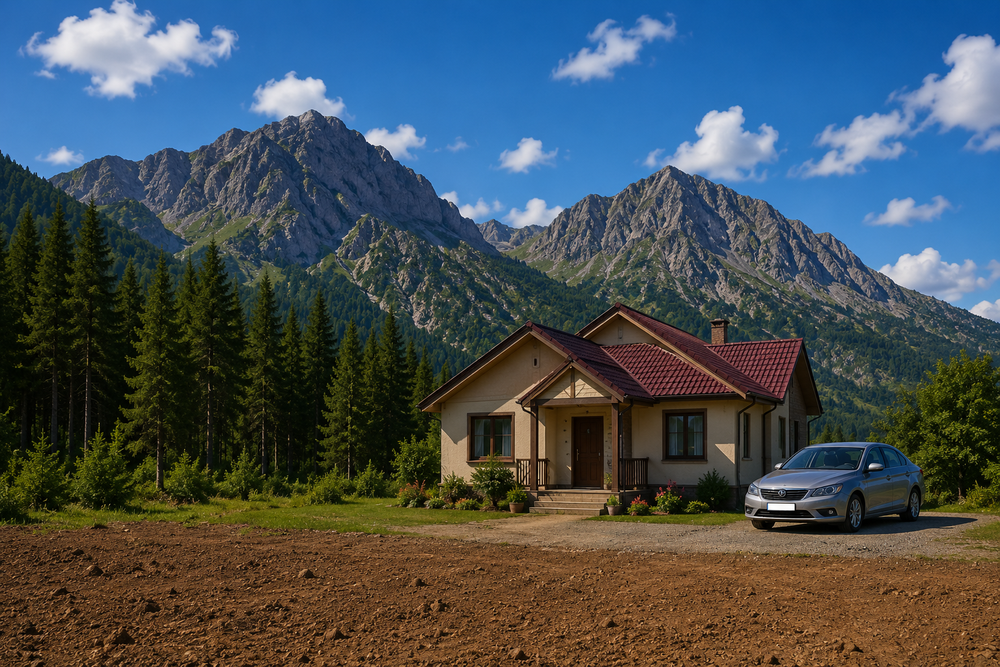
#> input picture Session 6/image.png, 1000 x 667 px, shrunk from 1536 x 1024 before the run
$ jupyter execute 3-Segmentation.ipynb
#> lines starting #> are read from the running program, lines starting #| are printed output that depends on the picture
<div dir="rtl" style="direction:rtl; text-align:right; font-family:'Segoe UI', Arial, sans-serif; font-size:16px; line-height:2; background:#e0f7fa; border-right:6px solid #00838f; padding:20px 24px; margin:10px 0; border-radius:8px;">

<h2 style="color:#006064;">التجزئة باستخدام SLIC — البكسلات الفائقة (Superpixels)</h2>

<p><strong>SLIC (Simple Linear Iterative Clustering)</strong> هو خوارزمية تجزئة تُقسّم الصورة إلى مناطق صغيرة ومتماسكة تُسمى <strong>Superpixels</strong>، وهي أكبر من البكسل الواحد لكن أصغر من الكائنات في الصورة.</p>

<p>تعتمد SLIC على نسخة معدَّلة من K-Means تعمل في فضاء <strong>CIELAB للألوان</strong> مضاف إليه <strong>الموضع المكاني</strong>، مما يجعل كل Superpixel متماسكاً لونياً وشكلياً.</p>

<table style="width:100%; border-collapse:collapse; text-align:right; direction:rtl; margin-top:10px;">
  <tr style="background:#b2ebf2;">
    <th style="padding:8px; border:1px solid #4dd0e1;">المعامل</th>
    <th style="padding:8px; border:1px solid #4dd0e1;">الوصف</th>
  </tr>
  <tr><td style="padding:8px; border:1px solid #4dd0e1;"><code>n_segments</code></td><td style="padding:8px; border:1px solid #4dd0e1;">العدد التقريبي للـ Superpixels</td></tr>
  <tr><td style="padding:8px; border:1px solid #4dd0e1;"><code>compactness</code></td><td style="padding:8px; border:1px solid #4dd0e1;">الموازنة بين اللون والموضع — قيمة أعلى = شكل أكثر انتظاماً</td></tr>
  <tr><td style="padding:8px; border:1px solid #4dd0e1;"><code>sigma</code></td><td style="padding:8px; border:1px solid #4dd0e1;">مقدار التمويه الأولي لتقليل الضجيج</td></tr>
</table>

<p style="margin-top:12px;"><strong>الفائدة:</strong> تُستخدم Superpixels كمرحلة مسبقة (Pre-processing) قبل خوارزميات التجزئة الأكثر تعقيداً لتقليل عدد الوحدات المعالجة وتسريع التنفيذ.</p>

</div>

[cell 1]
from skimage.segmentation import slic, mark_boundaries
from skimage.io import imread
import matplotlib.pyplot as plt

image = imread("image.png")
#> image is the input picture: shape (667, 1000, 3); mean R, G, B 69.4, 80.5, 86.5

segments = slic(
    image,
    n_segments=50,
    compactness=10,
    sigma=1,
    start_label=0
)
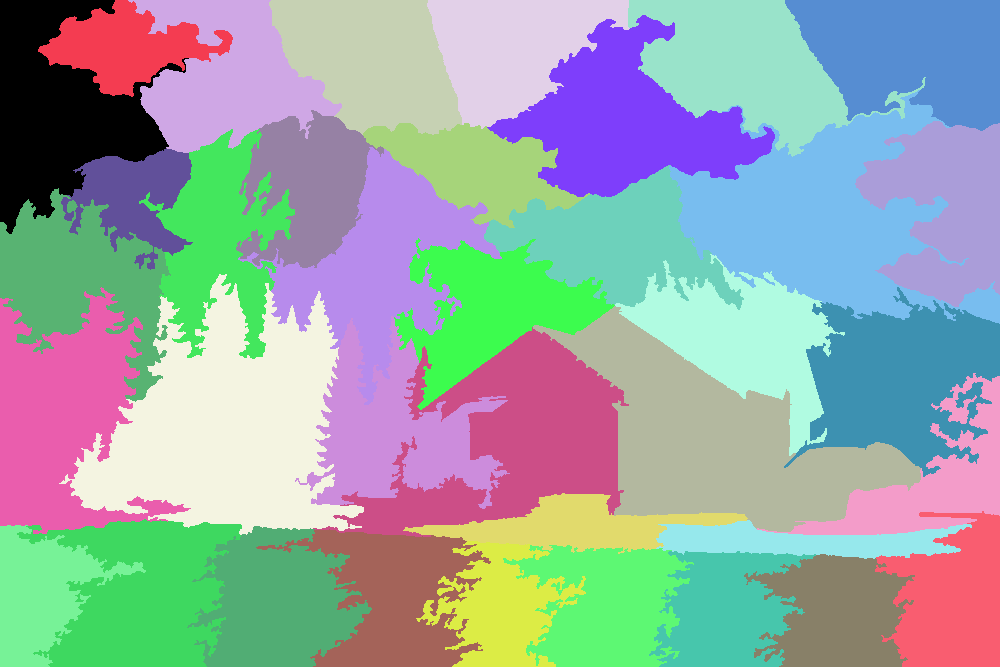
#> segments: shape (667, 1000) int64; 37 distinct labels, from 0 to 36; one colour per label, 0 black

plt.figure(figsize=(10, 6))
plt.imshow(mark_boundaries(image, segments))
plt.axis("off")
plt.title("SLIC Superpixels")
plt.show()
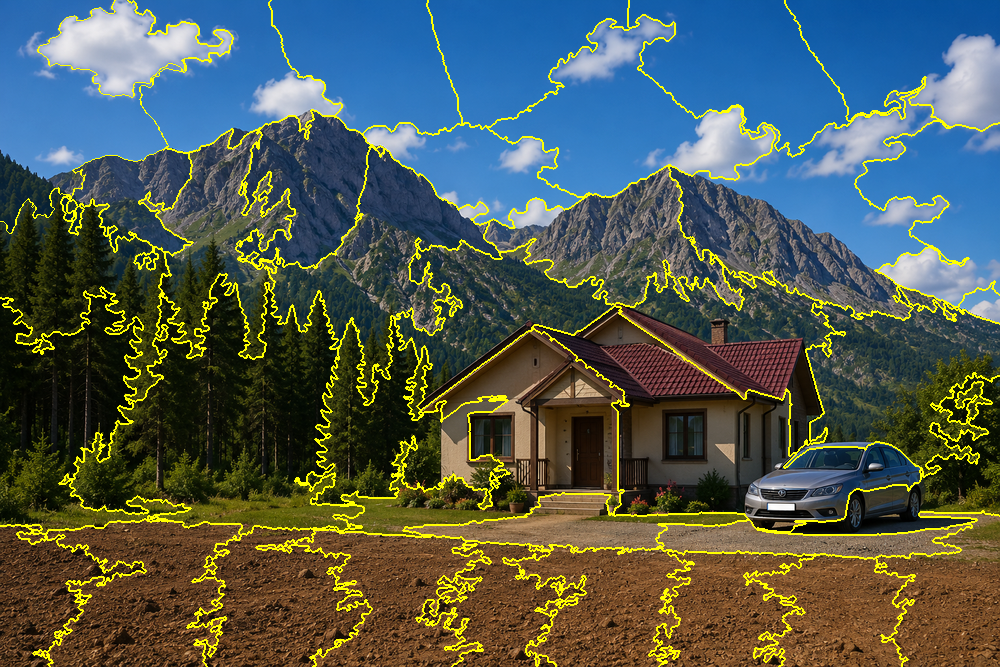
#> shown: shape (667, 1000, 3) float64; mean R, G, B 0.315, 0.358, 0.323

$ run again, with Session 6/segmentation_map.jpg saved as Session 6/image.png
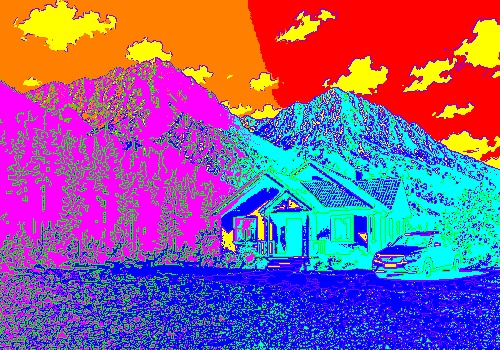
#> input picture Session 6/segmentation_map.jpg, 500 x 350 px
#> image is the input picture: shape (350, 500, 3); mean R, G, B 138.9, 93.7, 147.5
#> `segments = slic( image, n_segments=50, compactness=10, sigma=1, start_..`:
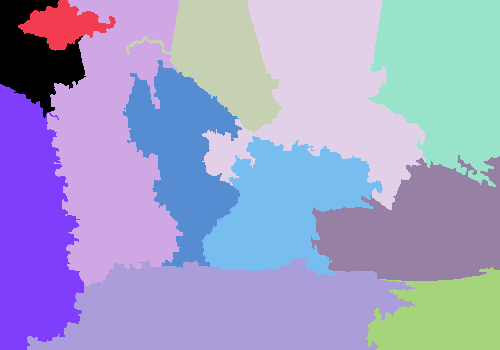
#> segments: shape (350, 500) int64; 12 distinct labels, from 0 to 11; one colour per label, 0 black
#> `plt.show()`:
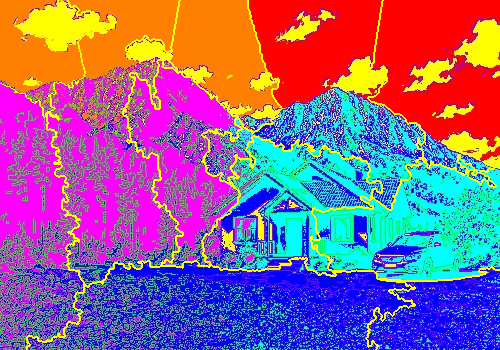
#> shown: shape (350, 500, 3) float64; mean R, G, B 0.568, 0.394, 0.55
